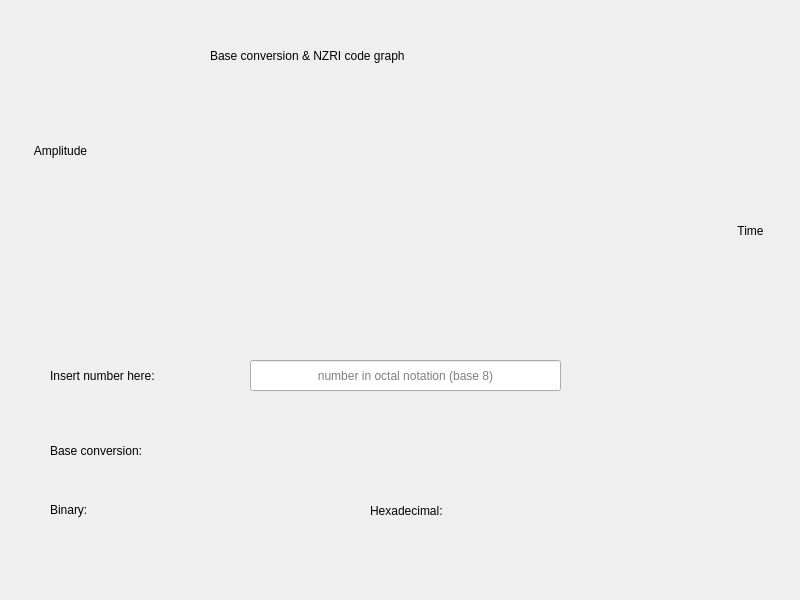
<?xml version="1.0" encoding="UTF-8"?>
<ui version="4.0">
 <class>ConverterWindow</class>
 <widget class="QMainWindow" name="ConverterWindow">
  <property name="geometry">
   <rect>
    <x>0</x>
    <y>0</y>
    <width>800</width>
    <height>600</height>
   </rect>
  </property>
  <property name="acceptDrops">
   <bool>true</bool>
  </property>
  <property name="windowTitle">
   <string>Converter/NZRI</string>
  </property>
  <property name="styleSheet">
   <string notr="true"/>
  </property>
  <widget class="QWidget" name="centralwidget">
   <widget class="QPushButton" name="backButton">
    <property name="geometry">
     <rect>
      <x>30</x>
      <y>10</y>
      <width>91</width>
      <height>71</height>
     </rect>
    </property>
    <property name="styleSheet">
     <string notr="true">border: 0</string>
    </property>
    <property name="text">
     <string/>
    </property>
    <property name="icon">
     <iconset resource="assets/resources.qrc">
      <normaloff>:/main/backButton.png</normaloff>:/main/backButton.png</iconset>
    </property>
    <property name="iconSize">
     <size>
      <width>100</width>
      <height>100</height>
     </size>
    </property>
   </widget>
   <widget class="QLabel" name="bit12">
    <property name="geometry">
     <rect>
      <x>670</x>
      <y>150</y>
      <width>16</width>
      <height>17</height>
     </rect>
    </property>
    <property name="text">
     <string/>
    </property>
   </widget>
   <widget class="QLabel" name="bit5">
    <property name="geometry">
     <rect>
      <x>320</x>
      <y>150</y>
      <width>16</width>
      <height>17</height>
     </rect>
    </property>
    <property name="text">
     <string/>
    </property>
   </widget>
   <widget class="QLabel" name="bit8">
    <property name="geometry">
     <rect>
      <x>470</x>
      <y>150</y>
      <width>16</width>
      <height>17</height>
     </rect>
    </property>
    <property name="text">
     <string/>
    </property>
   </widget>
   <widget class="QLabel" name="bit1">
    <property name="geometry">
     <rect>
      <x>120</x>
      <y>150</y>
      <width>16</width>
      <height>17</height>
     </rect>
    </property>
    <property name="text">
     <string/>
    </property>
   </widget>
   <widget class="QLabel" name="bit11">
    <property name="geometry">
     <rect>
      <x>620</x>
      <y>150</y>
      <width>16</width>
      <height>17</height>
     </rect>
    </property>
    <property name="text">
     <string/>
    </property>
   </widget>
   <widget class="QLabel" name="bit3">
    <property name="geometry">
     <rect>
      <x>220</x>
      <y>150</y>
      <width>16</width>
      <height>17</height>
     </rect>
    </property>
    <property name="text">
     <string/>
    </property>
   </widget>
   <widget class="QLabel" name="bit2">
    <property name="geometry">
     <rect>
      <x>170</x>
      <y>150</y>
      <width>16</width>
      <height>17</height>
     </rect>
    </property>
    <property name="text">
     <string/>
    </property>
   </widget>
   <widget class="QLabel" name="bit10">
    <property name="geometry">
     <rect>
      <x>570</x>
      <y>150</y>
      <width>16</width>
      <height>17</height>
     </rect>
    </property>
    <property name="text">
     <string/>
    </property>
   </widget>
   <widget class="QLabel" name="bit6">
    <property name="geometry">
     <rect>
      <x>370</x>
      <y>150</y>
      <width>16</width>
      <height>17</height>
     </rect>
    </property>
    <property name="text">
     <string/>
    </property>
   </widget>
   <widget class="QLabel" name="bit7">
    <property name="geometry">
     <rect>
      <x>420</x>
      <y>150</y>
      <width>16</width>
      <height>17</height>
     </rect>
    </property>
    <property name="text">
     <string/>
    </property>
   </widget>
   <widget class="QLabel" name="bit4">
    <property name="geometry">
     <rect>
      <x>270</x>
      <y>150</y>
      <width>16</width>
      <height>17</height>
     </rect>
    </property>
    <property name="text">
     <string/>
    </property>
   </widget>
   <widget class="QLabel" name="bit9">
    <property name="geometry">
     <rect>
      <x>520</x>
      <y>150</y>
      <width>16</width>
      <height>17</height>
     </rect>
    </property>
    <property name="text">
     <string/>
    </property>
   </widget>
   <widget class="QLabel" name="amplitudeLabel">
    <property name="geometry">
     <rect>
      <x>10</x>
      <y>140</y>
      <width>101</width>
      <height>21</height>
     </rect>
    </property>
    <property name="styleSheet">
     <string notr="true">font: 57 15pt &quot;Avenir&quot;;</string>
    </property>
    <property name="text">
     <string>Amplitude</string>
    </property>
    <property name="alignment">
     <set>Qt::AlignCenter</set>
    </property>
   </widget>
   <widget class="QLabel" name="timeLabel">
    <property name="geometry">
     <rect>
      <x>710</x>
      <y>220</y>
      <width>81</width>
      <height>21</height>
     </rect>
    </property>
    <property name="styleSheet">
     <string notr="true">font: 57 15pt &quot;Avenir&quot;;</string>
    </property>
    <property name="text">
     <string>Time</string>
    </property>
    <property name="alignment">
     <set>Qt::AlignCenter</set>
    </property>
   </widget>
   <widget class="QWidget" name="bg1" native="true">
    <property name="geometry">
     <rect>
      <x>0</x>
      <y>0</y>
      <width>801</width>
      <height>121</height>
     </rect>
    </property>
    <property name="styleSheet">
     <string notr="true">background-color: &quot;#EAF0F8&quot;</string>
    </property>
    <widget class="QLabel" name="titleLabel">
     <property name="geometry">
      <rect>
       <x>210</x>
       <y>40</y>
       <width>441</width>
       <height>31</height>
      </rect>
     </property>
     <property name="styleSheet">
      <string notr="true">font: 57 26pt &quot;Avenir&quot;;</string>
     </property>
     <property name="text">
      <string>Base conversion &amp; NZRI code graph</string>
     </property>
    </widget>
   </widget>
   <widget class="QWidget" name="bg2" native="true">
    <property name="geometry">
     <rect>
      <x>0</x>
      <y>310</y>
      <width>801</width>
      <height>291</height>
     </rect>
    </property>
    <property name="styleSheet">
     <string notr="true">background-color: &quot;#EAF0F8&quot;</string>
    </property>
    <widget class="QLabel" name="numberEntryLabel">
     <property name="geometry">
      <rect>
       <x>50</x>
       <y>55</y>
       <width>181</width>
       <height>21</height>
      </rect>
     </property>
     <property name="styleSheet">
      <string notr="true">font: 57 20pt &quot;Avenir&quot;;</string>
     </property>
     <property name="text">
      <string>Insert number here:</string>
     </property>
    </widget>
    <widget class="QLineEdit" name="numEntry">
     <property name="geometry">
      <rect>
       <x>250</x>
       <y>50</y>
       <width>311</width>
       <height>31</height>
      </rect>
     </property>
     <property name="styleSheet">
      <string notr="true">font: 57 15pt &quot;Avenir&quot;;</string>
     </property>
     <property name="alignment">
      <set>Qt::AlignCenter</set>
     </property>
     <property name="placeholderText">
      <string>number in octal notation (base 8)</string>
     </property>
    </widget>
    <widget class="QPushButton" name="analyzeButton">
     <property name="geometry">
      <rect>
       <x>600</x>
       <y>30</y>
       <width>161</width>
       <height>71</height>
      </rect>
     </property>
     <property name="styleSheet">
      <string notr="true">border:0</string>
     </property>
     <property name="text">
      <string/>
     </property>
     <property name="icon">
      <iconset resource="assets/resources.qrc">
       <normaloff>:/main/analyzeButton.png</normaloff>:/main/analyzeButton.png</iconset>
     </property>
     <property name="iconSize">
      <size>
       <width>160</width>
       <height>160</height>
      </size>
     </property>
    </widget>
    <widget class="QLabel" name="baseConversionLabel">
     <property name="geometry">
      <rect>
       <x>50</x>
       <y>125</y>
       <width>161</width>
       <height>31</height>
      </rect>
     </property>
     <property name="styleSheet">
      <string notr="true">font: 57 italic 20pt &quot;Avenir&quot;;</string>
     </property>
     <property name="text">
      <string>Base conversion:</string>
     </property>
    </widget>
    <widget class="QLabel" name="binaryConversionLabel">
     <property name="geometry">
      <rect>
       <x>50</x>
       <y>190</y>
       <width>71</width>
       <height>20</height>
      </rect>
     </property>
     <property name="styleSheet">
      <string notr="true">font: 57 20pt &quot;Avenir&quot;;</string>
     </property>
     <property name="text">
      <string>Binary:</string>
     </property>
    </widget>
    <widget class="QLabel" name="hexConversionLabel">
     <property name="geometry">
      <rect>
       <x>370</x>
       <y>190</y>
       <width>131</width>
       <height>21</height>
      </rect>
     </property>
     <property name="styleSheet">
      <string notr="true">font: 57 20pt &quot;Avenir&quot;;</string>
     </property>
     <property name="text">
      <string>Hexadecimal:</string>
     </property>
    </widget>
    <widget class="QLabel" name="binaryConversionResultLabel">
     <property name="geometry">
      <rect>
       <x>140</x>
       <y>190</y>
       <width>191</width>
       <height>16</height>
      </rect>
     </property>
     <property name="styleSheet">
      <string notr="true">font: 57 20pt &quot;Avenir&quot;;</string>
     </property>
     <property name="text">
      <string/>
     </property>
    </widget>
    <widget class="QLabel" name="hexConversionResultLabel">
     <property name="geometry">
      <rect>
       <x>530</x>
       <y>190</y>
       <width>181</width>
       <height>16</height>
      </rect>
     </property>
     <property name="styleSheet">
      <string notr="true">font: 57 20pt &quot;Avenir&quot;;</string>
     </property>
     <property name="text">
      <string/>
     </property>
    </widget>
    <widget class="QLabel" name="errorLabel">
     <property name="geometry">
      <rect>
       <x>270</x>
       <y>90</y>
       <width>271</width>
       <height>16</height>
      </rect>
     </property>
     <property name="styleSheet">
      <string notr="true">color: rgb(255, 0, 0); font: 57 14pt &quot;Avenir&quot;;</string>
     </property>
     <property name="text">
      <string/>
     </property>
     <property name="alignment">
      <set>Qt::AlignCenter</set>
     </property>
    </widget>
   </widget>
   <zorder>bg2</zorder>
   <zorder>bg1</zorder>
   <zorder>backButton</zorder>
   <zorder>bit12</zorder>
   <zorder>bit5</zorder>
   <zorder>bit8</zorder>
   <zorder>bit1</zorder>
   <zorder>bit11</zorder>
   <zorder>bit3</zorder>
   <zorder>bit2</zorder>
   <zorder>bit10</zorder>
   <zorder>bit6</zorder>
   <zorder>bit7</zorder>
   <zorder>bit4</zorder>
   <zorder>bit9</zorder>
   <zorder>amplitudeLabel</zorder>
   <zorder>timeLabel</zorder>
  </widget>
 </widget>
 <resources>
  <include location="assets/resources.qrc"/>
 </resources>
 <connections/>
</ui>
